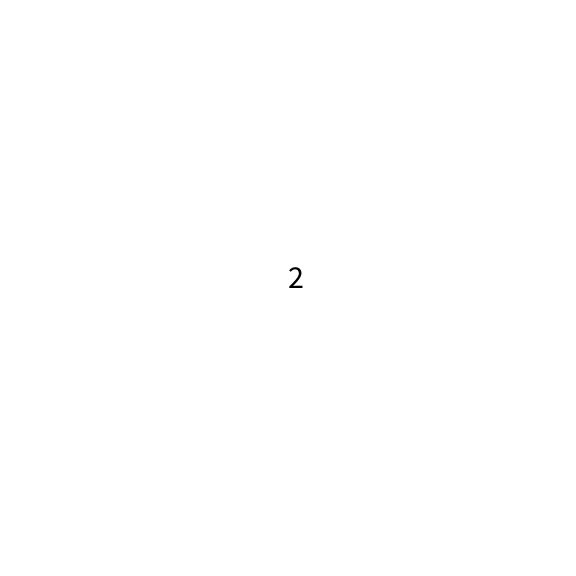
Frame 1 (no input)
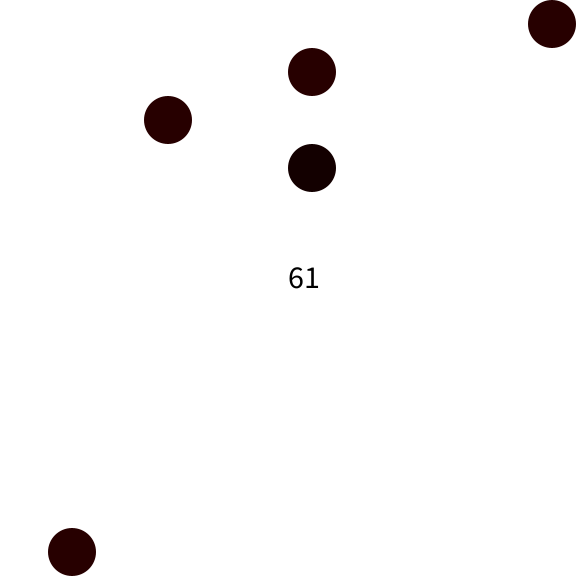
Frame 60 (the mouse pressed at the canvas centre just before this capture)
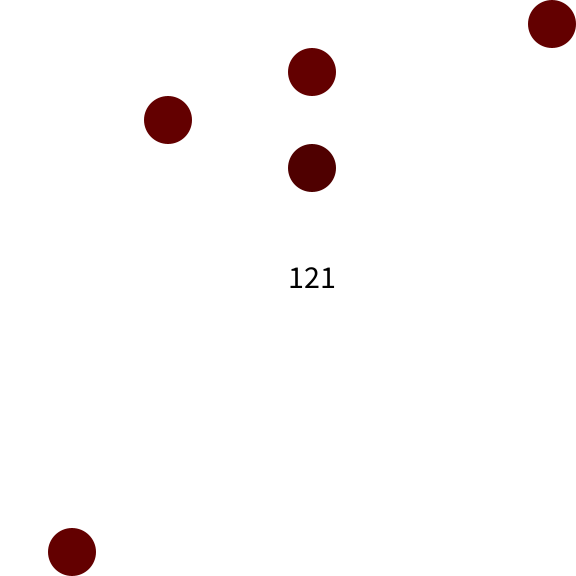
Frame 120 (the mouse held since frame 60 and released just before this capture)

The Processing sketch that drew these frames (run headless with seeded random() and noise(); from frame 60 on, the mouse is pressed at the canvas centre):

// Processing sketch: processing_173866
// ── processing_173866.pde

Circle circles[][] = new Circle[12][12];
int xspacing = 24;
int yspacing = 24;
color tempc = color(255);
int counter = 0;
int countSpeed = 20;
int timer = 1;
boolean loseCondition = false; 


void setup()
{
  size(576, 576);
  background(255);
  ellipseMode(CENTER);
  textMode(CENTER);

  for (int i = 0; i < circles.length; i++)
  {
    xspacing = 24;
    for (int j = 0; j < circles.length; j++)
    {
      circles[i][j] = new Circle(xspacing, yspacing);
      xspacing = xspacing + 48;
    }
    yspacing = yspacing + 48;
  }
}

void draw()
{

  background(255);
  for (int i = 0; i < circles.length; i++)
  {
    for (int j = 0; j < circles.length; j++)
    {
      circles[i][j].display();
    }
  }
  if (!loseCondition)//big if
  {
    for (int a = 0; a < circles.length; a++)
    {
      for (int b = 0; b < circles.length; b++)
      {
        circles[a][b].reveal(mouseX, mouseY, tempc);
      }
    }
    if (counter == countSpeed)
    {
      for (int m = 0; m < circles.length; m++)
      {
        for (int n = 0; n < circles.length; n++)
        {
          circles[m][n].change();
        }
      }
      counter = 0;
    }

    for (int c = 0; c < circles.length; c++)
    {
      for (int d = 0; d < circles.length; d++)
      {
        circles[c][d].explode();
      }
    }
  }//delete this if
  if (!loseCondition)
  {
    timer++;
    textSize(32);
    fill(0);
    text(timer, width/2, height/2);
  }
  if (loseCondition)
  {

    textSize(32);
    fill(0);
    text("GAME OVER", width/2, height/2);
    text("SCORE:  " + timer, width/2, height/3*2);
  }
  if (countSpeed > 13)
  {
    if (timer%250 == 0)
    {
      countSpeed = countSpeed - 1;
    }
  } else if (countSpeed > 10 && countSpeed <= 13)
  {
    if (timer%350 == 0)
    {
      countSpeed = countSpeed - 1;
    }
  }
  counter++;
  println(countSpeed);
}


class Circle
{
  int x;
  int y;
  int r = 24;
  color c = color(255);
  int state;
  int R = 0;


  Circle(int tempx, int tempy)
  {
    x = tempx;
    y = tempy;
  }

  void display()
  {
    if (state == 1)
    {
      R = R + 1;
      c = color(R, 0, 0);
    }
    if(R > 255)
    {
      c = color(255,255,0);
      r = r + 2;
    }
    fill(c);
    noStroke();
    ellipse(x, y, r*2, r*2);
  }

  void reveal(float mousex, float mousey, int tempc)
  {
    float distance = dist(x, y, mousex, mousey);
    if (distance < r && state == 1)
    {

      c = tempc;
      state = 0;
      R = 0;
    }
  }


  void change()
  {
    int chance = int(random(0, 200));
    if (chance == 3 && state != 1)
    {
      c = color(R, 0, 0);
      state = 1;
    }
  }

  void explode()
  {
    if (R == 255)
    {
      loseCondition = true;
    }
  }
}
